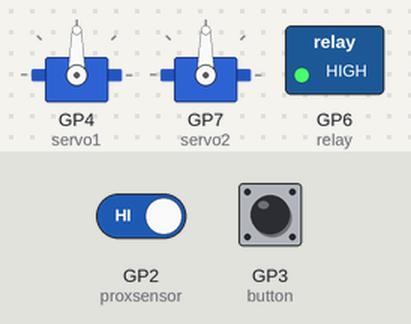
This sketch was run on a simulated Raspberry Pi Pico. On the bench: 2 × servo, switched loads named in the sketch (green lamp = pin HIGH). Inputs (shaded band) come from the test bench; at power-on: GP2 (proxsensor) HIGH, GP3 (button) HIGH. What the sketch prints to the serial monitor is not drawn.

Above: at 1.2 s.
1.3 s: GP2 (proxsensor) driven LOW
At 2.1 s:
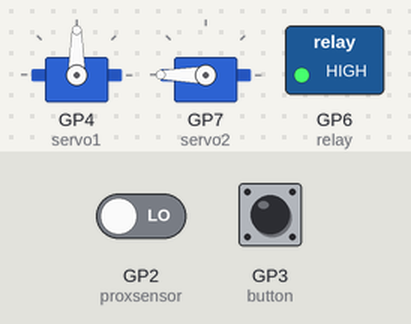
At 2.9 s:
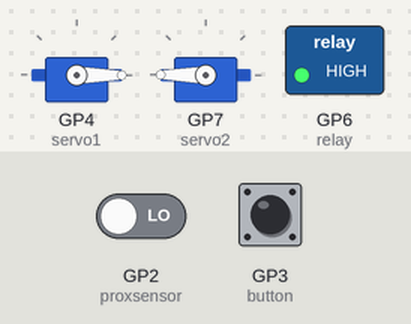
4.3 s: GP2 (proxsensor) driven HIGH
7.3 s: GP3 (button) pulled LOW for 3.2 s
At 11.6 s:
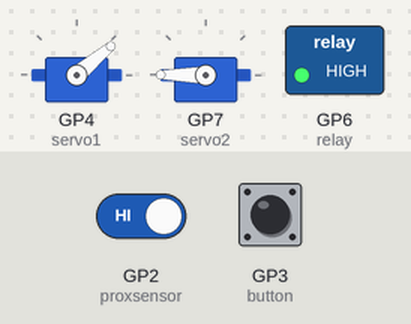
Timing chart, 0 to 13.1 s (numbered marks = the images above; inputs shaded):
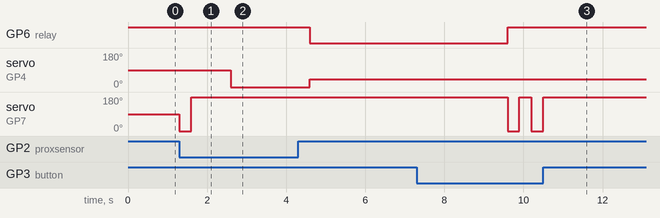

The sketch:

22.ino
```cpp
#include <Servo.h>
Servo servo1;
Servo servo2;
const int proxsensor = 2;
int button = 3;
int button1;
const int relay = 6;

void setup() {
    servo1.attach(4);
    servo2.attach(7);
    pinMode(proxsensor,INPUT);
    pinMode(button, INPUT);
    pinMode(relay, OUTPUT);
    Serial.begin(9600);
}
void loop() {
  loop1();
  loop2();
  button1=digitalRead(button);
  Serial.println(button1);
}
void loop1(){
  digitalWrite(relay, HIGH);
  long state1 = digitalRead(proxsensor);
  if(state1 == LOW){
    servo2.write (0);
    delay(300);
    servo2.write (180);
    delay(300);
    delay(700);
    servo1.write(0);
    delay(2000);
    servo1.write(40);
    digitalWrite(relay, LOW);
    delay(5000);
  }
}
void loop2(){
  button1=digitalRead(button);
  if (button1 == 0){
    servo2.write (0);
    delay(300);
    servo2.write (180);
    delay(300);
    }
}
```

Measured:
- after the input at 1.3 s, servo on GP4 (servo1): 90° → 0° after 1.3 s; servo on GP7 (servo2): 90° → 0° at once, → 180° 0.30 s later
- after the input at 7.3 s, servo on GP7 (servo2): alternates 180° for 0.30 s and 0° for 0.30 s, 4 changes in all, then stays 180°, starting after 2.3 s
